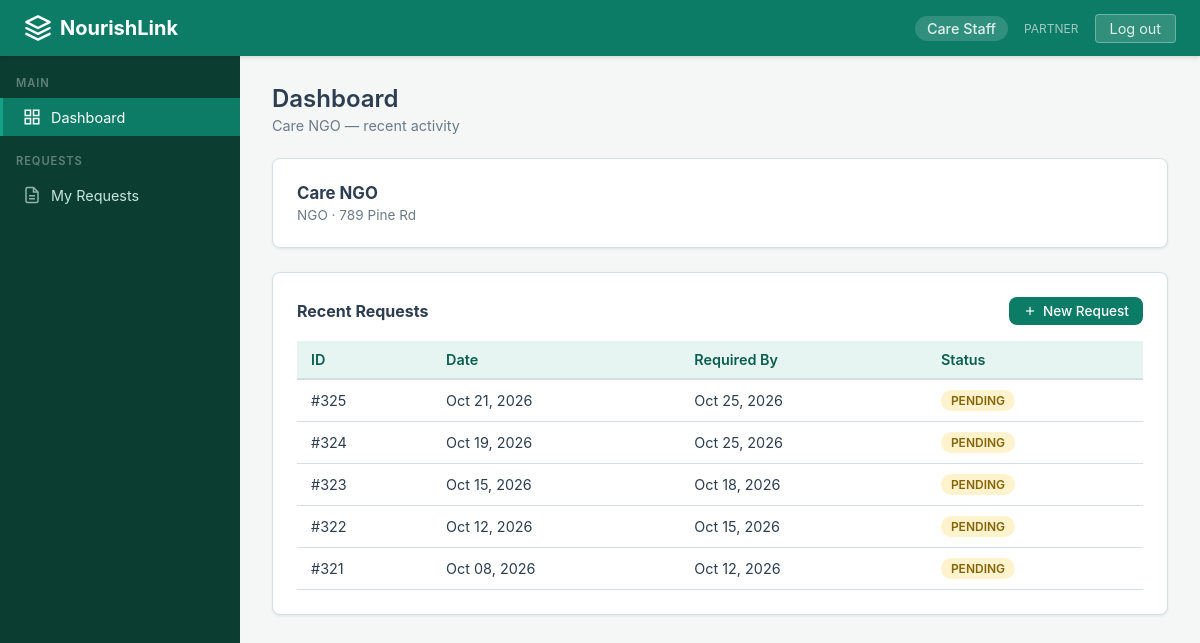
Screenshot of / (signed in) with the database file from the repository.
### core/models.py (models this page shows, shortened)
class Profile(models.Model):
    class Role(models.TextChoices):
        COORDINATOR = 'COORDINATOR', 'Coordinator'
        PARTNER = 'PARTNER', 'Partner'
    user = models.OneToOneField(User, on_delete=models.CASCADE, related_name='profile')
    role = models.CharField(max_length=15, choices=Role.choices)
    organization = models.ForeignKey(Organization, on_delete=models.SET_NULL, null=True, blank=True, related_name='members')
    @property
    def is_coordinator(self):
        return self.role == self.Role.COORDINATOR

class Organization(models.Model):
    class OrgType(models.TextChoices):
        SHELTER = 'SHELTER', 'Shelter'
        COMMUNITY_KITCHEN = 'COMMUNITY_KITCHEN', 'Community Kitchen'
        NGO = 'NGO', 'NGO'
        OTHER = 'OTHER', 'Other'
    name = models.CharField(max_length=200)
    org_type = models.CharField(max_length=20, choices=OrgType.choices, default=OrgType.OTHER)
    contact_email = models.EmailField(blank=True)
    phone = models.CharField(max_length=20, blank=True)
    address = models.TextField(blank=True)
    is_active = models.BooleanField(default=True)
    created_at = models.DateTimeField(auto_now_add=True)

class Request(models.Model):
    class Status(models.TextChoices):
        PENDING = 'PENDING', 'Pending'
        APPROVED = 'APPROVED', 'Approved'
        PARTIALLY_FULFILLED = 'PARTIALLY_FULFILLED', 'Partially Fulfilled'
        FULFILLED = 'FULFILLED', 'Fulfilled'
        CANCELLED = 'CANCELLED', 'Cancelled'
    organization = models.ForeignKey(Organization, on_delete=models.CASCADE, related_name='requests')
    requested_by = models.ForeignKey(User, on_delete=models.CASCADE, related_name='requests_made')
    required_by_date = models.DateField()
    status = models.CharField(max_length=25, choices=Status.choices, default=Status.PENDING)
    notes = models.TextField(blank=True)
    created_at = models.DateTimeField(auto_now_add=True)
    updated_at = models.DateTimeField(auto_now=True)
    class Meta:
        ordering = ['required_by_date', 'created_at']

### core/views.py (the view)
# urls.py: path('', views.dashboard, name='dashboard'),
@login_required
def dashboard(request):
    if not hasattr(request.user, 'profile'):
        return render(request, 'core/no_profile.html')
    profile = request.user.profile
    today = timezone.now().date()
    if profile.is_coordinator:
        context = {
            'total_batches': FoodBatch.objects.filter(status='AVAILABLE').count(),
            'expiring_soon': FoodBatch.objects.filter(
                status='AVAILABLE',
                distribution_cutoff__lte=today + timedelta(days=7),
                distribution_cutoff__gte=today,
            ).count(),
            'pending_requests': Request.objects.filter(status='PENDING').count(),
            'draft_plans': AllocationPlan.objects.filter(status='DRAFT').count(),
        }
        return render(request, 'core/dashboard_coordinator.html', context)
    else:
        org = profile.organization
        context = {
            'my_requests': Request.objects.filter(organization=org).order_by('-created_at')[:5] if org else [],
            'organization': org,
        }
        return render(request, 'core/dashboard_partner.html', context)

### templates/core/dashboard_partner.html (shortened to what this page needs)
{% extends "base.html" %}
{% block content %}
<div class="page-header">
  <h1>Dashboard</h1>
  {% if organization %}
    <p>{{ organization.name }} — recent activity</p>
  {% else %}
    <p>Welcome, {{ user.get_full_name|default:user.username }}</p>
  {% endif %}
</div>
{% if organization %}
<div class="card" style="margin-bottom:24px;">
  <h3 style="margin-bottom:4px;font-size:1.05rem;">{{ organization.name }}</h3>
  <p style="color:var(--text-muted);font-size:.85rem;">{{ organization.get_org_type_display }} &middot; {{ organization.address|default:"No address on file" }}</p>
</div>
{% endif %}
<div class="card">
  <div style="display:flex;align-items:center;justify-content:space-between;margin-bottom:16px;">
    <h3 style="font-size:1rem;">Recent Requests</h3>
    <a href="{% url 'request_create' %}" class="btn btn-primary" style="font-size:.85rem;padding:6px 14px;">
      <svg viewBox="0 0 24 24" width="14" height="14" fill="none" stroke="currentColor" stroke-width="2"><line x1="12" y1="5" x2="12" y2="19"/><line x1="5" y1="12" x2="19" y2="12"/></svg>
      New Request
    </a>
  </div>
  {% if my_requests %}
  <div class="table-wrap">
    <table>
      <thead>
        <tr>
          <th>ID</th>
          <th>Date</th>
          <th>Required By</th>
          <th>Status</th>
        </tr>
      </thead>
      <tbody>
        {% for req in my_requests %}
        <tr>
          <td>#{{ req.id }}</td>
          <td>{{ req.created_at|date:"M d, Y" }}</td>
          <td>{{ req.required_by_date|date:"M d, Y" }}</td>
          <td>
            {% if req.status == 'PENDING' %}
              <span class="badge badge-pending">Pending</span>
            {% elif req.status == 'APPROVED' %}
              <span class="badge badge-approved">Approved</span>
            {% elif req.status == 'PARTIALLY_FULFILLED' %}
              <span class="badge badge-partial">Partial</span>
            {% elif req.status == 'FULFILLED' %}
              <span class="badge badge-fulfilled">Fulfilled</span>
            {% elif req.status == 'CANCELLED' %}
              <span class="badge badge-cancelled">Cancelled</span>
            {% else %}
              <span class="badge">{{ req.status }}</span>
            {% endif %}
          </td>
        </tr>
        {% endfor %}
      </tbody>
    </table>
  </div>
  {% endif %}
</div>
{% endblock %}

### templates/base.html (shortened to what this page needs)
<!DOCTYPE html>
<html lang="en">
<head>
</head>
<body>
  <nav class="navbar">
    <a href="{% url 'dashboard' %}" class="navbar-brand">
      <svg viewBox="0 0 24 24" fill="none" stroke="currentColor" stroke-width="2" stroke-linecap="round" stroke-linejoin="round">
        <path d="M12 2L2 7l10 5 10-5-10-5z"/>
        <path d="M2 17l10 5 10-5"/>
        <path d="M2 12l10 5 10-5"/>
      </svg>
      NourishLink
    </a>
    <div class="navbar-right">
      {% if user.is_authenticated %}
        <span class="navbar-user">{{ user.get_full_name|default:user.username }}</span>
        {% if user.profile.role %}
          <span style="font-size:.75rem;opacity:.7">{{ user.profile.role }}</span>
        {% endif %}
        <a href="{% url 'logout' %}" class="btn-logout">Log out</a>
      {% else %}
        <a href="{% url 'login' %}">Log in</a>
      {% endif %}
    </div>
  </nav>
  {% if user.is_authenticated %}
  <div class="layout">
    <aside class="sidebar">
      {% if user.profile.role == 'COORDINATOR' %}
        <div class="sidebar-section">Main</div>
        <a href="{% url 'dashboard' %}" class="{% if request.resolver_match.url_name == 'dashboard' %}active{% endif %}">
          <svg viewBox="0 0 24 24" fill="none" stroke="currentColor" stroke-width="2"><rect x="3" y="3" width="7" height="7"/><rect x="14" y="3" width="7" height="7"/><rect x="3" y="14" width="7" height="7"/><rect x="14" y="14" width="7" height="7"/></svg>
          Dashboard
        </a>
        <div class="sidebar-section" style="margin-top:18px;">Manage</div>
        <a href="{% url 'inventory' %}" class="{% if request.resolver_match.url_name in 'inventory,batch_detail,donation_create' %}active{% endif %}">
          <svg viewBox="0 0 24 24" fill="none" stroke="currentColor" stroke-width="2"><path d="M20 7l-8-4-8 4m16 0l-8 4m8-4v10l-8 4m0-10L4 7m8 4v10M4 7v10l8 4"/></svg>
          Inventory
        </a>
        <a href="{% url 'request_list' %}" class="{% if request.resolver_match.url_name in 'request_list,request_detail' %}active{% endif %}">
          <svg viewBox="0 0 24 24" fill="none" stroke="currentColor" stroke-width="2"><path d="M14 2H6a2 2 0 00-2 2v16a2 2 0 002 2h12a2 2 0 002-2V8z"/><polyline points="14 2 14 8 20 8"/><line x1="16" y1="13" x2="8" y2="13"/><line x1="16" y1="17" x2="8" y2="17"/></svg>
          Requests
        </a>
        <a href="{% url 'plan_list' %}" class="{% if request.resolver_match.url_name in 'plan_list,plan_detail,plan_generate' %}active{% endif %}">
          <svg viewBox="0 0 24 24" fill="none" stroke="currentColor" stroke-width="2"><circle cx="12" cy="12" r="10"/><path d="M16 12l-4-4-4 4m4-4v8"/></svg>
          Allocation
        </a>
        <a href="{% url 'pickups' %}" class="{% if request.resolver_match.url_name == 'pickups' %}active{% endif %}">
          <svg viewBox="0 0 24 24" fill="none" stroke="currentColor" stroke-width="2"><rect x="1" y="3" width="15" height="13"/><polygon points="23 7 16 12 16 2 23 7"/></svg>
          Pickups
        </a>
        <a href="{% url 'forecast_list' %}" class="{% if request.resolver_match.url_name == 'forecast_list' %}active{% endif %}">
          <svg viewBox="0 0 24 24" fill="none" stroke="currentColor" stroke-width="2"><path d="M3 3v18h18"/><path d="M18.7 8l-5.1 5.2-2.8-2.7L7 14.3"/></svg>
          Forecasts
        </a>
        <a href="{% url 'ai_list' %}" class="{% if request.resolver_match.url_name in 'ai_list,ai_detail' %}active{% endif %}">
          <svg viewBox="0 0 24 24" fill="none" stroke="currentColor" stroke-width="2"><circle cx="12" cy="12" r="3"/><path d="M12 2v3m0 14v3M4.9 4.9l2.1 2.1m10 10l2.1 2.1M2 12h3m14 0h3M4.9 19.1l2.1-2.1m10-10l2.1-2.1"/></svg>
          AI Proposals
        </a>
        <div class="sidebar-section" style="margin-top:18px;">Analytics</div>
        <a href="#">
          <svg viewBox="0 0 24 24" fill="none" stroke="currentColor" stroke-width="2"><line x1="18" y1="20" x2="18" y2="10"/><line x1="12" y1="20" x2="12" y2="4"/><line x1="6" y1="20" x2="6" y2="14"/></svg>
          Reports
        </a>
      {% elif user.profile.role == 'PARTNER' %}
        <div class="sidebar-section">Main</div>
        <a href="{% url 'dashboard' %}" class="{% if request.resolver_match.url_name == 'dashboard' %}active{% endif %}">
          <svg viewBox="0 0 24 24" fill="none" stroke="currentColor" stroke-width="2"><rect x="3" y="3" width="7" height="7"/><rect x="14" y="3" width="7" height="7"/><rect x="3" y="14" width="7" height="7"/><rect x="14" y="14" width="7" height="7"/></svg>
          Dashboard
        </a>
        <div class="sidebar-section" style="margin-top:18px;">Requests</div>
        <a href="{% url 'my_requests' %}" class="{% if request.resolver_match.url_name in 'my_requests,request_detail,request_create' %}active{% endif %}">
          <svg viewBox="0 0 24 24" fill="none" stroke="currentColor" stroke-width="2"><path d="M14 2H6a2 2 0 00-2 2v16a2 2 0 002 2h12a2 2 0 002-2V8z"/><polyline points="14 2 14 8 20 8"/><line x1="16" y1="13" x2="8" y2="13"/><line x1="16" y1="17" x2="8" y2="17"/></svg>
          My Requests
        </a>
      {% endif %}
    </aside>
    <main class="main-content">
    {% endif %}
      {% block content %}{% endblock %}
    {% if user.is_authenticated %}
    </main>
  </div>
    {% else %}
    </div>
    {% endif %}
</body>
</html>

### templates/base.html (style rules this page uses)
:root { --primary: #0d7c66; --primary-dark: #095e4e; --primary-light: #e6f5f1; --accent: #14a085; --bg: #f4f7f6; --sidebar-bg: #0b3d31; --sidebar-text: #c8e6df; --sidebar-hover: #0d7c66; --card-bg: #ffffff; --text: #2c3e50; --text-muted: #6c7a89; --border: #d5dfe3; --danger: #c0392b; --warning: #e67e22; --success: #27ae60; --info: #2980b9; --radius: 8px; --shadow: 0 1px 3px rgba(0,0,0,.08); }
*, *::before, *::after { box-sizing: border-box; margin: 0; padding: 0; }
body { font-family: -apple-system, BlinkMacSystemFont, "Segoe UI", Roboto, "Helvetica Neue", Arial, sans-serif; background: var(--bg); color: var(--text); min-height: 100vh; display: flex; flex-direction: column; }
.navbar { background: var(--primary); color: #fff; display: flex; align-items: center; justify-content: space-between; padding: 0 24px; height: 56px; position: sticky; top: 0; z-index: 100; box-shadow: 0 2px 4px rgba(0,0,0,.12); }
.navbar-brand { font-size: 1.25rem; font-weight: 700; color: #fff; text-decoration: none; display: flex; align-items: center; gap: 8px; }
.navbar-brand svg { width: 28px; height: 28px; }
.navbar-right { display: flex; align-items: center; gap: 16px; }
.navbar-right a, .navbar-right span { color: rgba(255,255,255,.85); text-decoration: none; font-size: .9rem; }
.navbar-user { background: rgba(255,255,255,.15); padding: 4px 12px; border-radius: 20px; font-weight: 500; }
.btn-logout { background: rgba(255,255,255,.15); border: 1px solid rgba(255,255,255,.3); color: #fff; padding: 5px 14px; border-radius: 4px; font-size: .85rem; cursor: pointer; text-decoration: none; }
.layout { display: flex; flex: 1; }
.sidebar { width: 240px; background: var(--sidebar-bg); padding: 20px 0; min-height: calc(100vh - 56px); flex-shrink: 0; }
.sidebar-section { padding: 0 16px; margin-bottom: 8px; font-size: .7rem; font-weight: 600; text-transform: uppercase; letter-spacing: .08em; color: rgba(255,255,255,.35); }
.sidebar a { display: flex; align-items: center; gap: 10px; padding: 10px 20px; color: var(--sidebar-text); text-decoration: none; font-size: .9rem; border-left: 3px solid transparent; transition: background .15s, border-color .15s; }
.sidebar a:hover, .sidebar a.active { background: var(--sidebar-hover); border-left-color: var(--accent); color: #fff; }
.sidebar a svg { width: 18px; height: 18px; opacity: .7; flex-shrink: 0; }
.sidebar a:hover svg, .sidebar a.active svg { opacity: 1; }
.main-content { flex: 1; padding: 28px 32px; max-width: 1200px; }
.card { background: var(--card-bg); border-radius: var(--radius); box-shadow: var(--shadow); padding: 24px; border: 1px solid var(--border); }
.page-header { margin-bottom: 24px; }
.page-header h1 { font-size: 1.5rem; font-weight: 600; color: var(--text); }
.page-header p { color: var(--text-muted); margin-top: 4px; font-size: .9rem; }
.table-wrap { overflow-x: auto; }
table { width: 100%; border-collapse: collapse; font-size: .9rem; }
thead th { background: var(--primary-light); color: var(--primary-dark); text-align: left; padding: 10px 14px; font-weight: 600; border-bottom: 2px solid var(--border); }
tbody td { padding: 10px 14px; border-bottom: 1px solid var(--border); }
.badge { display: inline-block; padding: 3px 10px; border-radius: 12px; font-size: .75rem; font-weight: 600; text-transform: uppercase; }
.badge-pending { background: #fff3cd; color: #856404; }
.btn { display: inline-flex; align-items: center; gap: 6px; padding: 8px 18px; border: none; border-radius: var(--radius); font-size: .9rem; font-weight: 500; cursor: pointer; text-decoration: none; transition: background .15s; }
.btn-primary { background: var(--primary); color: #fff; }

### rows the page displays
Organization: name "Care NGO", org_type "NGO", address "789 Pine Rd"
Request: id "325", created_at "Oct 21, 2026", required_by_date "Oct 25, 2026", status "PENDING"
Request: id "324", created_at "Oct 19, 2026", required_by_date "Oct 25, 2026", status "PENDING"
Request: id "323", created_at "Oct 15, 2026", required_by_date "Oct 18, 2026", status "PENDING"
Request: id "322", created_at "Oct 12, 2026", required_by_date "Oct 15, 2026", status "PENDING"
Request: id "321", created_at "Oct 08, 2026", required_by_date "Oct 12, 2026", status "PENDING"

### other values shown
{{ user.get_full_name|default:user.username }} "Care Staff"
{{ user.profile.role }} "PARTNER"
